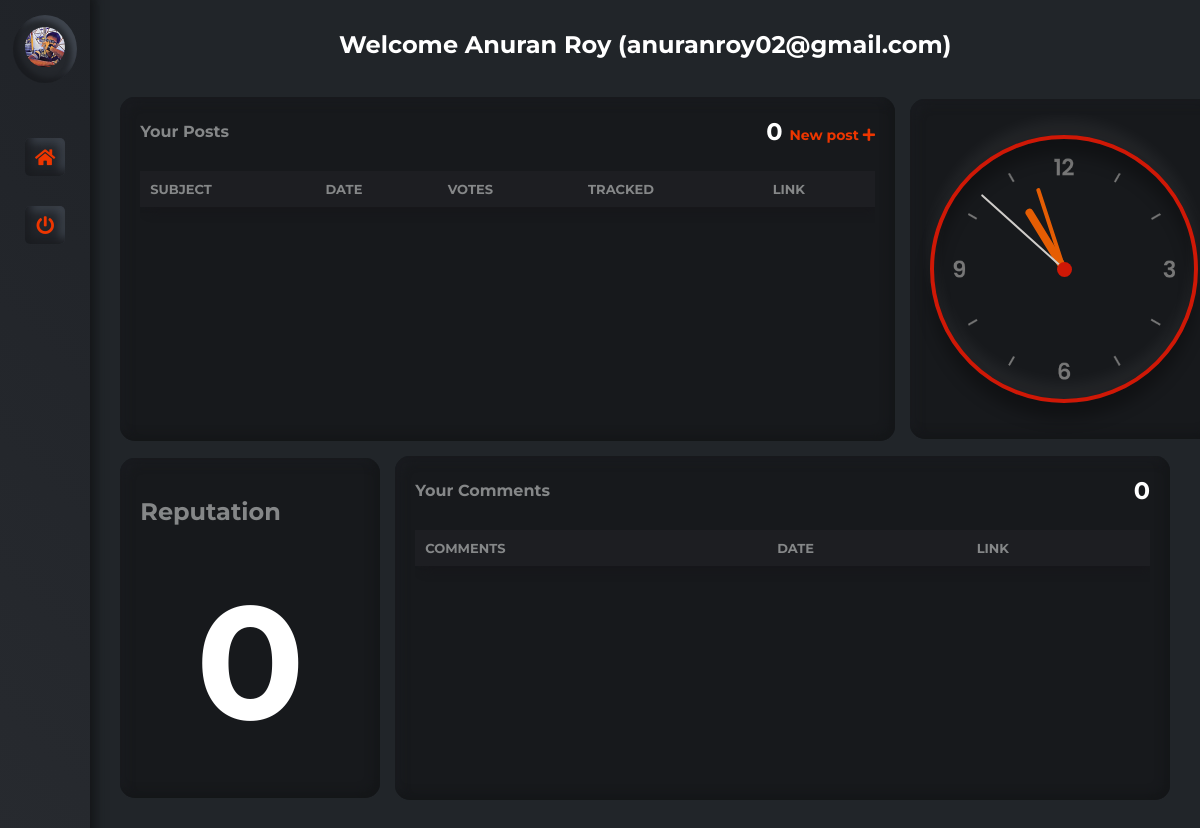
The app's page /forum/dashboard/ (signed in), older data.
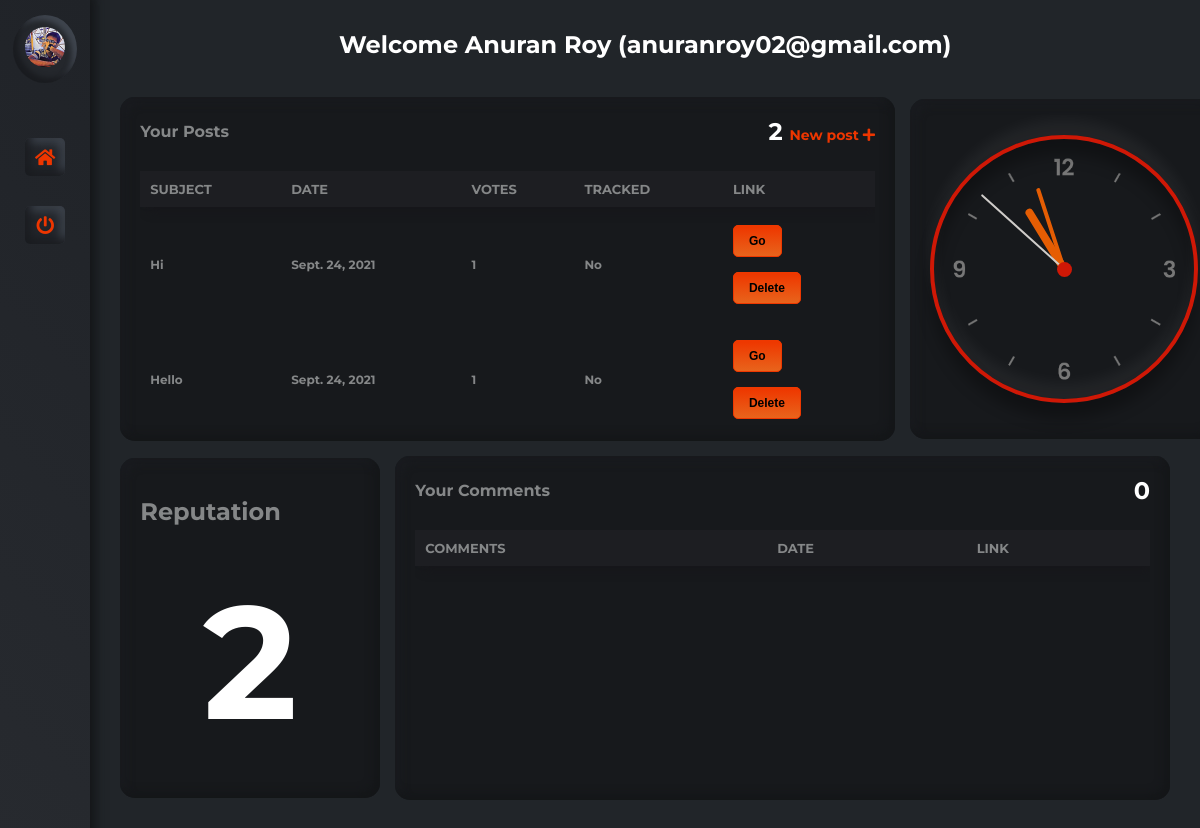
The same page, newer data.
### forum/models.py (models this page shows, shortened)
class Issue(models.Model):
    sno = models.AutoField(primary_key=True)
    user = models.ForeignKey(User, on_delete=models.CASCADE)
    subject = models.CharField(max_length=100, default="(Not available)")
    summary = models.TextField(max_length=200, default="(Not available)")
    description = models.TextField(max_length=750, default="(Not available)")
    image = models.ImageField(upload_to='forum/images/', blank=True)
    tracked = models.BooleanField(choices=((True, 'Yes'), (False, 'No')), default=False)
    status = models.TextField(max_length=300, default="")
    date = models.DateField(auto_now_add=True)
    author = models.CharField(max_length=50, default="Anonymous")
    slug = models.SlugField(unique=True, max_length=100)
    votes = models.IntegerField(default=0)
    tvotes = models.IntegerField(default=0)
    tags = models.JSONField(default=dict)
    class Meta:
        ordering = ['tvotes', '-votes', '-date']

### forum/views.py (the view, shortened to what this page needs)
# urls.py: path('dashboard/', views.dashboard, name="Dashboard"),
def dashboard(request):
    try:
        if request.user.is_authenticated:
            activity = list(Issue.objects.filter(user=request.user))
            data = User.objects.filter(username = request.user.username)
            profile = UserProfile.objects.filter(username = request.user.username).first()
            if request.user.is_superuser:
                return redirect("/admin/")
            isTeacher = False
            if(profile == None):
                profile = TeacherProfile.objects.filter(username = request.user.username).first()
                isTeacher = True
            params = dict(data.values()[0])
            params["activity"] = activity
            params["rollno"] = profile.__dict__["rollno"] if not request.user.is_superuser else "NA"
            params["reputation"] = profile.__dict__["reputation"] if not request.user.is_superuser else "Inf"
            params["profilepic"] = profile.__dict__["profilepic"] if not request.user.is_superuser else ''
            if isTeacher:
                params["tags"] = profile.__dict__["tags"]
            comments_activity = list(Comment.objects.filter(username=request.user.username))
            params["comments"] = comments_activity
            if isTeacher:
                return render(request, 'forum/staff/dashboard.html', params)
            else:
                return render(request, 'forum/student/dashboard.html', params)
        else:
            return redirect('/forum/login')
    except Exception as e:
        return errorPage(request, messages["500"])

### forum/templates/forum/student/dashboard.html (shortened to what the changed rows need)
{% load static %}
<!DOCTYPE html>
<html lang="en">
  <head>
    <link
      rel="stylesheet"
      href="https://cdnjs.cloudflare.com/ajax/libs/font-awesome/5.15.1/css/all.min.css"
    />
    <link rel="stylesheet" href="{% static 'forum/dashboard/styles.css' %}" />
  </head>
  <body>
    <div id="wrapper">
      <div id="page-content-wrapper">
        <p class="row my-4">
        <center><h2 style="color: white;">Welcome {{ first_name }} {{ last_name }} ({{ username }})</h2></center>
        <br>
        <br>
        </p>
        <div class="row">
          <div class="card card1">
            <div class="card1_title_wrapper">
              <h1 class="car1_title">Your Posts</h1>
              <p class="car1_text">
                {{ activity|length }}
                <a href="/forum/newpost/" style="text-decoration: none;"></a>
              </p>
            </div>
            <div class="card1_table_wrapper card_scroll">
              <table class="card1_table card_scroll" id="PostsTable">
                <thead class="card1_table_head">
                  <tr>
                    <th onclick="sortTable(0,'PostsTable')">Subject</th>
                    <th onclick="sortTable(1,'PostsTable')">Date</th>
                    <th onclick="sortTable(2,'PostsTable')">Votes</th>
                    <th onclick="sortTable(3,'PostsTable')">Tracked</th>
                    <th onclick="sortTable(4,'PostsTable')">Link</th>
                  </tr>
                </thead>
                <tbody class="card1_table_tbody">
                  {% for i in activity %}
                    <tr>
                      <td>{{ i.subject }}</td>
                      <td>{{ i.date }}</td>
                      <td>{{ i.votes }}</td>
                      <td>{{ i.tracked|yesno:"Yes,No" }}</td>
                      <td>
                        <a href="/forum/post/{{ i.slug }}" target="_blank"><button class="btn btn-primary">Go</button></a>
                        <br><br>
                        <form method="POST" action="/forum/deletepost/issue" class="my-2">
                          <input type="submit" value="Delete" class="btn btn-primary">
                      </form>
                      </td>
                    </tr>
                  {% endfor %}
                </tbody>
              </table>
            </div>
          </div>
        </div>
        <div class="row row2">
          <div class="card card3">
            <h2>Reputation</h2>
            <center><p class="car1_text reputation_text">{{reputation}}</p></center>
          </div>
          <div class="card card4">
            <div class="card1_title_wrapper">
              <h1 class="car1_title">Your Comments</h1>
            </div>
            <div class="card1_table_wrapper card_scroll">
              <table class="card1_table card_scroll" id="CommentsTable">
                <thead class="card1_table_head">
                  <tr>
                    <th onclick="sortTable(0,'CommentsTable')">Comments</th>
                    <th onclick="sortTable(1,'CommentsTable')">Date</th>
                    <th onclick="sortTable(2,'CommentsTable')">Link</th>
                  </tr>
                </thead>
                </div>
            </div>
          </div>
        </div>
      </div>
  </body>
</html>

Row changes from the older to the newer data that the page shows:
added Issue: subject "Hi", date "Sept. 24, 2021", votes "1", tracked "No"
added Issue: subject "Hello", date "Sept. 24, 2021", votes "1", tracked "No"
Text that changed along with them:
{{ activity|length }}: "0" → "2"
{{ reputation }}: "0" → "2"
